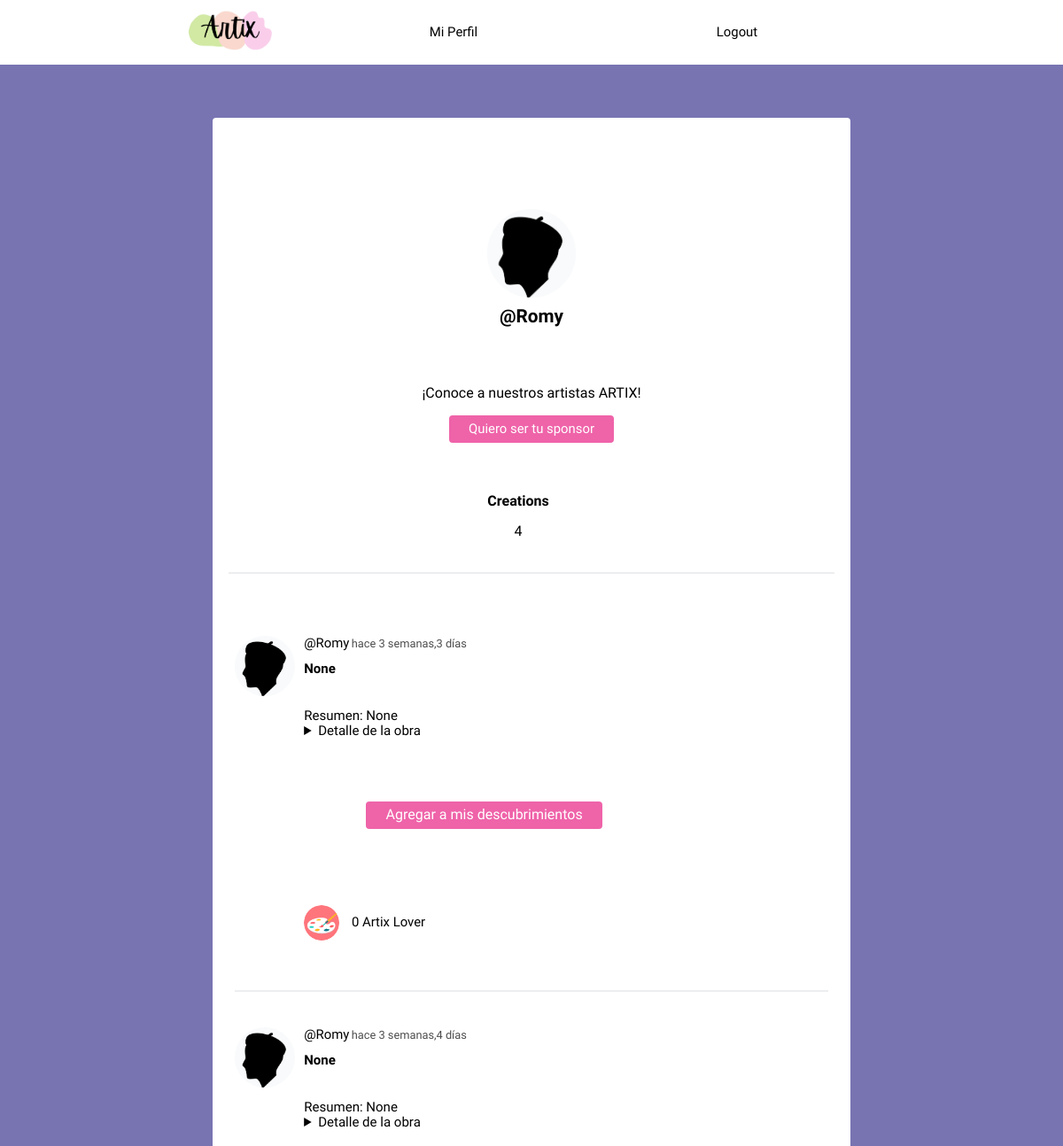
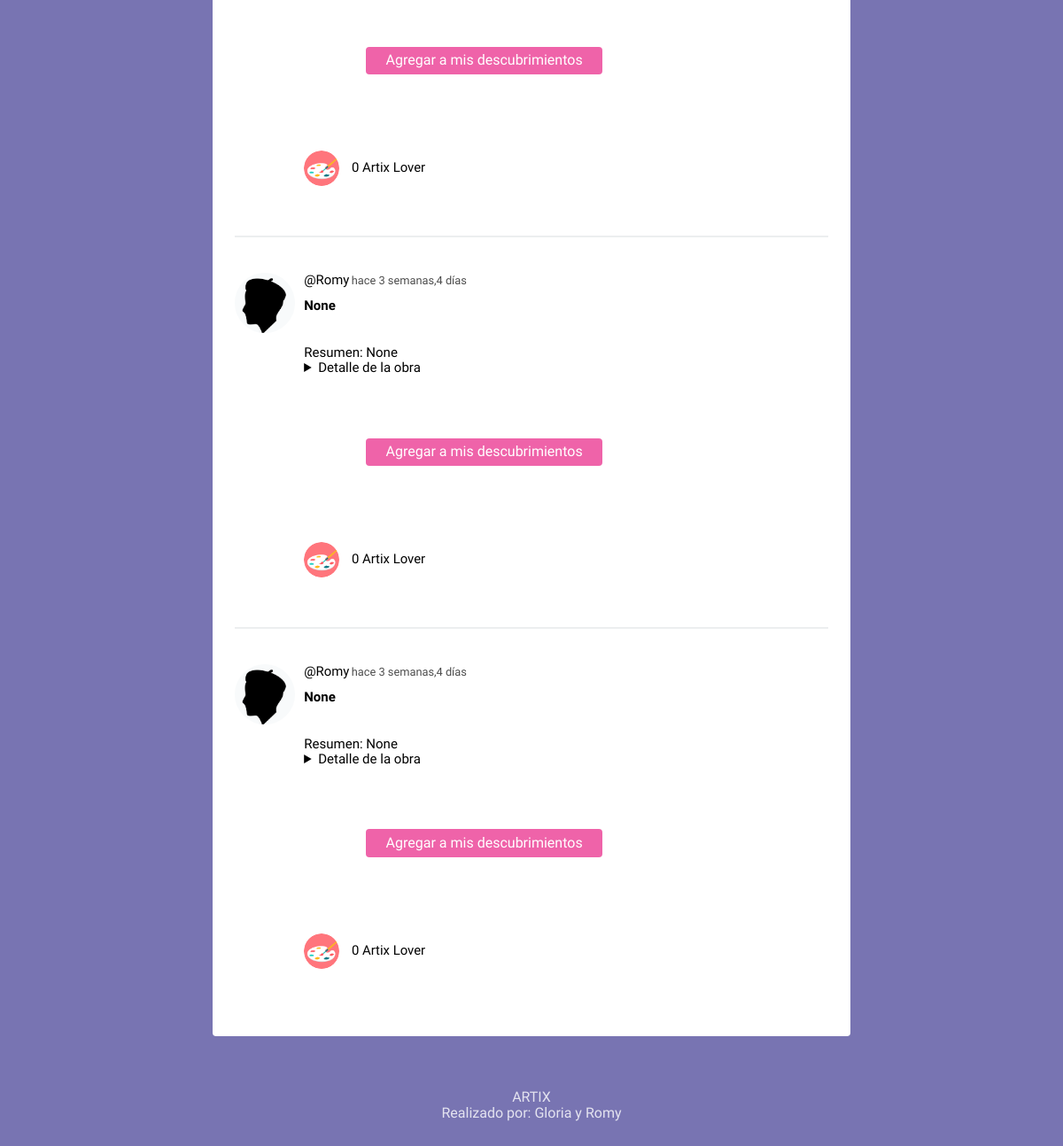
/profile/Romy/ (signed in), run on the app's committed database (2 pictures, top to bottom).
### social/models.py (models this page shows, shortened)
class Profile(models.Model):
    user = models.OneToOneField(User, on_delete=models.CASCADE)
    image = models.ImageField(default='foto.png')
    favorites = models.ManyToManyField('Post', related_name='favorited_by')
    created_date = models.DateTimeField(default=timezone.now, blank=True, null=True)
    deleted_date = models.DateTimeField(null=True, blank=True)
    description = models.TextField(blank=True, null=True)
    respuesta_seguridad = models.CharField(max_length=100, null=True, default="")  # Agrega este campo
    def get_following(self):
        user_ids = Relationship.objects.filter(from_user=self.user) \
            .values_list('to_user__id', flat=True)
        return User.objects.filter(id__in=user_ids)

class Post(models.Model):
    user = models.ForeignKey(User, on_delete=models.CASCADE, related_name='posts')
    timestamp = models.DateTimeField(default=timezone.now)
    content = models.TextField(blank=True, null=True)
    post_title = models.CharField(max_length=200, blank=True, null=True)
    picture = models.ImageField(blank=True, null=True, upload_to='')
    deleted_date = models.DateTimeField(null=True, blank=True)
    likes = models.ManyToManyField(User, related_name='liked_posts', blank=True)
    key_result = models.CharField(max_length=500, blank=True, null=True)
    class Meta:
        ordering = ['-timestamp']

### social/views.py (the view)
# urls.py: path('profile/',views.profile,name='profile'),
@login_required
def profile(request, username=None):
    current_user = request.user
    if username and username != current_user.username:
        user = User.objects.get(username=username)
        posts = user.posts.all()
    else:
        posts = current_user.posts.all()
        user = current_user
    user_type = None
    if hasattr(current_user.extendeddata, 'user_type'):
        user_type = current_user.extendeddata.user_type
    return render(request, 'social/profile.html', {'user': user, 'posts': posts, 'user_type': user_type})

### social/templates/social/profile.html (shortened to what this page needs)
{% extends 'social/feed.html' %}
{% block content %}
<br><br>
<nav class="second-nav">
</nav>
<div class="profile">
    <img src="{{ user.profile.image.url }}">
    <h2>@{{ user.username }}</h2>
    {% if user.extendeddata.user_type == "A" %}
        <p>¡Haz que tu arte se haga notar!</p>
    {% else %}
        <p>¡Conoce a nuestros artistas ARTIX!</p>
    {% endif %}
    {% if request.user.is_authenticated %}
        {% if user.username != request.user.username %}
            {% if user not in request.user.profile.get_following %}
                {% if request.user.extendeddata.user_type == "S" %}
                    <button><a class="follow-button" href="{% url 'follow' user %}">Quiero ser tu sponsor</a></button>
                {% endif %}
            {% else %}
                <button><a class="follow-button" href="{% url 'unfollow' user %}">Dejar de seguir</a></button>
            {% endif %}
        {% endif %}
    {% endif %}
</div>
<div class="follow" style="display: flex; justify-content: space-around;">
    {% if user.extendeddata.user_type != "S" %}
        <div style="margin-right: 30px;">
            <h5>Creations</h5>
            <p>{{ user.posts.count }}</p>
        </div>
    {% endif %}
</div>
{{ block.super }}
{% endblock %}

### social/templates/social/feed.html (shortened to what this page needs)
{% extends 'social/layout.html' %}
{% load humanize %}
{% load static %}
{% block content %}
  {% for post in posts %}
    <article>
      <div class="container-article">
        <img src="{{post.user.profile.image.url}}">
        <div>
          <a href="{% url 'profile' post.user.username %}">@{{ post.user.username }}</a>
          <time data-time="#">{{post.timestamp|naturaltime}}</time>
          <h2>{{ post.post_title }}</h2>
          <br><br>
          <div class="post">Resumen: {{post.key_result}}</div>
          <details>
            <summary class="toggle-content">Detalle de la obra</summary>
          </details>
            {% if request.user.extendeddata.user_type == 'S' %}
              {% if request.user != post.user %}
                {% if post.user_liked %}
                  <form method="post" action="{% url 'unlike_post' post.id %}">
                    {% csrf_token %}
                    <button type="submit">Eliminar de mis descubrimientos</button>
                  </form>
                {% else %}
                  <form method="post" action="{% url 'like_post' post.id %}">
                    <button type="submit" style="margin-right: 10px;">Agregar a mis descubrimientos</button>
                  </form>
                {% endif %}
              {% endif %}
            {% endif %}
            {% with likes=post.likes.all %}
            <p>
              <a href="{% url 'likes_list' post.id %}">
                <img src="{% static 'as.png' %}" alt="Corazón" style="width: 40px; height: 40px; vertical-align: middle;">
                <span style="vertical-align: middle; margin-top: -2px;">{{ likes|length }} {% if likes|length == 1 %}Artix{% else %}Artix{% endif %} Lover</span>
              </a>
            </p>
            {% endwith %}
        </div>
      </div>
    </article>
  {% endfor %}
{% endblock %}

### social/static/style.css (style rules this page uses)
body { background-image: url('fondo2.png'); background-size: cover; font-size: 62.5%; font-family: 'Varela Round', Helvetica, Arial, serif; }
h5 { font-size: 1rem; margin-bottom: 0; }
p { font-size: 1rem; }
button { font-size: 1rem; color: white; padding: 0.4rem 1.4rem; border: none; background: #EF63A9; border-radius: 4px; cursor: pointer; }
img { object-fit: cover; }
a { font-size: .93rem; text-decoration: none; color: black; }
.second-nav { display: flex; padding: 15px 30px; }
article { width: 93%; margin: auto; padding: 40px 0; border-bottom: 2px solid #ECEEEF; }
.container-article { display: flex; }
.container-article img { height: 68px; width: 68px; margin-right: 10px; border-radius: 50%; }
article:last-child { border-bottom: 0; }
time { font-size: .8rem; opacity: .7; }
.post { font-size: .94rem; }
.profile { display: flex; align-items: center; flex-direction: column; }
.profile img { height: 100px; width: 100px; margin-right: 10px; border-radius: 50%; margin: 20px; }
.profile h2 { margin-top: -10px; font-size: 1.3rem; }
.follow { display: flex; width: 95%; justify-content: space-around; margin: 30px auto; text-align: center; border-bottom: 2px solid #ECEEEF; padding-bottom: 20px; }
form { margin: 0; padding: 70px; font-size: 1rem; }
.follow-button { color: white; }
.toggle-content { cursor: pointer; font-size: .94rem; }

### data on the page
Post: user.profile.image (picture), user.username "Romy", timestamp "hace 3 semanas,3 días", post_title "None", key_result "None", shows "Agregar a mis descubrimientos", likes.all|length "0"
Post: user.profile.image (picture), user.username "Romy", timestamp "hace 3 semanas,4 días", post_title "None", key_result "None", shows "Agregar a mis descubrimientos", likes.all|length "0"
Post: user.profile.image (picture), user.username "Romy", timestamp "hace 3 semanas,4 días", post_title "None", key_result "None", shows "Agregar a mis descubrimientos", likes.all|length "0"
Post: user.profile.image (picture), user.username "Romy", timestamp "hace 3 semanas,4 días", post_title "None", key_result "None", shows "Agregar a mis descubrimientos", likes.all|length "0"

### other printed values
{{ user.username }} "Romy"
{{ user.posts.count }} "4"
